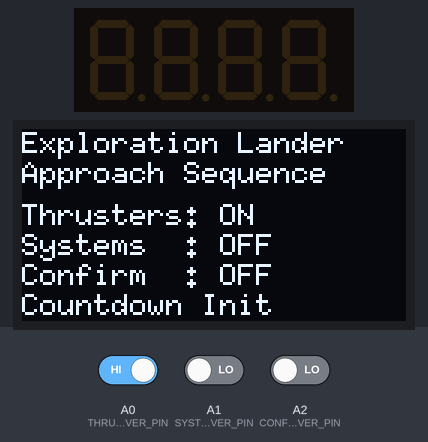
The sketch below on a simulated Arduino Uno, built with avr-gcc and run on an emulated ATmega328P. Parts: 4-digit seven-segment display, 128×64 one-colour display. The inputs (shaded band) are chosen by the test bench; at power-on: A0 (THRUST_LEVER_PIN) HIGH, A1 (SYSTEMS_LEVER_PIN) LOW, A2 (CONFIRM_LEVER_PIN) LOW. What the sketch prints to the serial monitor is not drawn.

Above: at 1.2 s.
1.3 s: A0 (THRUST_LEVER_PIN) driven LOW
At 2.9 s:
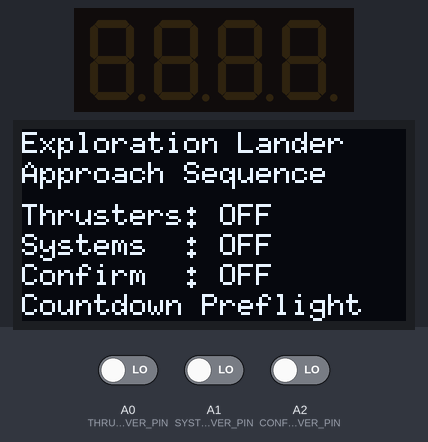
3.5 s: A1 (SYSTEMS_LEVER_PIN) driven HIGH
At 4.7 s:
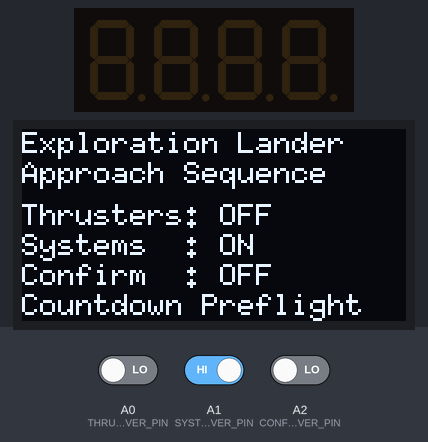
5.6 s: A2 (CONFIRM_LEVER_PIN) driven HIGH
At 7.4 s:
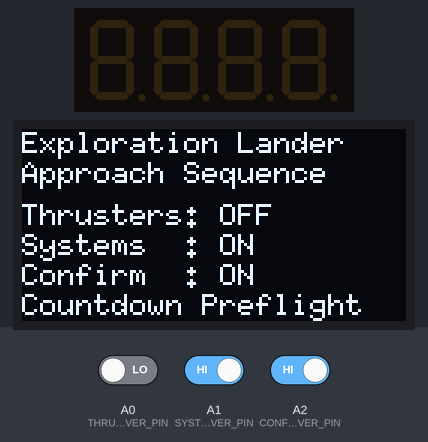
7.7 s: A0 (THRUST_LEVER_PIN) driven HIGH
At 8.9 s:
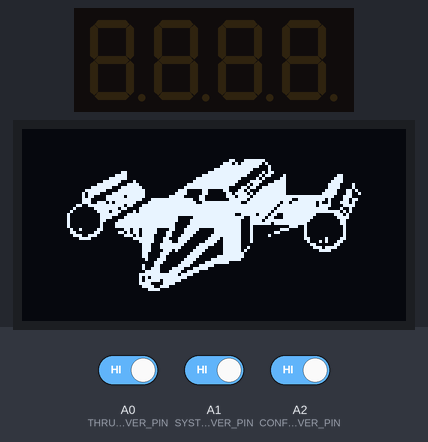
Timing chart, 0 to 10.5 s (numbered marks = the images above; inputs shaded):
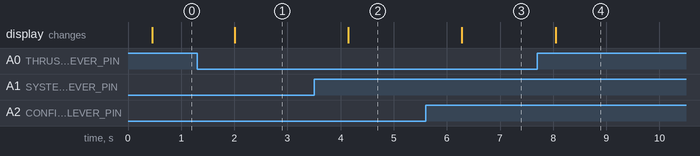

The sketch:

Day_28_sketch_nov12a.ino
```cpp
/*
 * 30 Days - Lost in Space
 * Day 28 - Landing Gear
 *
 * Now that the safety of the mother ship is in sight we need to consider
 * our final landing.  While the lander has landing gear, it (of course) was
 * controlled from the failed computer.
 *
 * We'll start by confirming all switches are in the OFF position and then
 * enable our approach code.  Currently the approach code will only excersize
 * the landing gear, but we'll build on that later to perform our approach
 * and landing at the mother ship.
 *
 * We'll add your 16 button matrix to our control panel and use two
 * of the buttons to raise and lower the landing gear.  You'll need
 * confirmation of the gear position, so we'll use the OLED to display
 * our gear status using bitmaps.
 *
 * Learn more at https://learn.inventr.io/adventure
 *
 * Alex Eschenauer
 * David Schmidt
 * Greg Lyzenga
 */

/*
 * Arduino concepts introduced/documented in this lesson.
 * - partial bitmaps
 * - using analog pins as digital pins
 * - switches to binary
 * - creating include files
 * - enum with defined values
 *
 * Parts and electronics concepts introduced in this lesson.
 * -
 */

// Explicitly include Arduino.h
#include "Arduino.h"

// Extensive documentation for this library can be found at https://github.com/olikraus/u8g2
#include <U8g2lib.h>  // Include file for the U8g2 library.
#include "Wire.h"     // Sometimes required for I2C communications.

// Use _2_ version of constructor and firstPage()/nextPage() for OLED
// graphics to save memory.
U8G2_SH1106_128X64_NONAME_2_HW_I2C lander_display(U8G2_R0, /* reset=*/U8X8_PIN_NONE);

/*
 * Yesterday we showed a way to move our large bitmap declarations so that
 * our setup() and loop() code was near the top of our sketch using "forward
 * declarations".
 *
 * However, it turns out there's a simpler way, and we've seen it used many
 * times in the past.  We can simply MOVE our declarations into one or more
 * include files and then include them at the top of our sketch before we
 * reference them.
 *
 * To create a new file, simply click the "..." to the right of the tab bar with
 * our sketch name and select "New Tab".  Enter the name for the new file and
 * click the tab to edit.  This lets us move all of our bitmaps into a separate
 * file so we don't have to scroll through them.
 */
// ************************************************
#include "landing_gear_bitmaps.h"

// Create an array of pointers to each of the bitmap images.
const static char* SWITCH_BITMAPS[] = {
  LANDING_1,
  LANDING_2,
  LANDING_3,
  LANDING_4,
};

// ************************************************
// Include file for 4 digit - 7 segment display library
#include <TM1637Display.h>
const byte BITMAP_NUMBER_DISPLAY_DIO_PIN = 2;
const byte BITMAP_NUMBER_DISPLAY_CLK_PIN = 3;
// Construct bitmap_number_display handle.
TM1637Display bitmap_number_display(BITMAP_NUMBER_DISPLAY_CLK_PIN, BITMAP_NUMBER_DISPLAY_DIO_PIN);

// ************************************************
// Define pins for our DIP switches
// We will need almost all pins for Day 29, so here we show that we can use ANALOG
// pins as digitial pins when necessary.
const byte CONFIRM_LEVER_PIN = A2;  // switch for bit 0 of our 3 bit value
const byte SYSTEMS_LEVER_PIN = A1;  // switch for bit 1 of our 3 bit value
const byte THRUST_LEVER_PIN = A0;   // switch for bit 2 of our 3 bit value

// ************************************************
// Setup for our 4x4 button matrix.
#include <Keypad.h>  // 4x4 button matrix keypad library
const byte ROWS = 4;
const byte COLS = 4;

byte colPins[ROWS] = { 10, 11, 12, 13 };
byte rowPins[COLS] = { 9, 8, 7, 6 };

char buttons[ROWS][COLS] = {
  { '1', '2', '3', 'A' },  // 1st row
  { '4', '5', '6', 'B' },  // 2nd row
  { '7', '8', '9', 'C' },  // 3rd row
  { '*', '0', '#', 'D' }   // 4th row
};

Keypad myAwesomePad = Keypad(makeKeymap(buttons), rowPins, colPins, ROWS, COLS);

// ************************************************
// Here are the states our code will run through.  We'll build on this later to
// perform the actual approach flight and landing in the mother ship bay.
enum APPROACH_STATE {
  APPROACH_INIT,       // Ensure all switches are off to begin
  APPROACH_PREFLIGHT,  //
  // APPROACH_IN_FLIGHT,
  APPROACH_FINAL,  // Lower landing gear!
  // APPROACH_TOO_FAST,
  // APPROACH_DOCKED
};

const int GEAR_BITMAP_COUNT = sizeof(SWITCH_BITMAPS) / sizeof(SWITCH_BITMAPS[0]);
enum GEAR_STATE {
  GEAR_IDLE = 0,
  GEAR_LOWERING = 1,
  GEAR_RAISING = -1
};

// ************************************************
void setup(void) {
  Serial.begin(9600);

  // Configure counter display
  bitmap_number_display.setBrightness(7);  // Set maximum brightness (value is 0-7)
  bitmap_number_display.clear();           // Clear the display

  // Configure DIP switch pins
  pinMode(CONFIRM_LEVER_PIN, INPUT);  // switch for bit 0 of our 3 bit value
  pinMode(SYSTEMS_LEVER_PIN, INPUT);  // switch for bit 1 of our 3 bit value
  pinMode(THRUST_LEVER_PIN, INPUT);   // switch for bit 2 of our 3 bit value

  lander_display.begin();                     // initialize lander display
  lander_display.setFont(u8g2_font_6x10_tr);  // Set text font
  lander_display.setFontRefHeightText();      // Define how max text height is calculated
  lander_display.setFontPosTop();             // Y coordinate for text is at top of tallest character
}

// ************************************************
void loop(void) {
  static int current_gear_bitmap = 0;  // Start with image of lander with gear up
  static enum APPROACH_STATE approach_state = APPROACH_INIT;
  // APPROACH_FINAL; //
  static enum GEAR_STATE gear_state = GEAR_IDLE;
  static char last_key = -1;  // key previously seen

  // Read current values of all of our switches as booleans ("on" is true, "off" is false)
  bool thrust_lever = digitalRead(THRUST_LEVER_PIN);
  bool systems_lever = digitalRead(SYSTEMS_LEVER_PIN);
  bool confirm_lever = digitalRead(CONFIRM_LEVER_PIN);
  // Serial.println(approach_state);
  // Serial.print("  Switches: ");
  // Serial.print(thrust_lever);
  // Serial.print(", ");
  // Serial.print(systems_lever);
  // Serial.print(", ");
  // Serial.println(confirm_lever);

  switch (approach_state) {
    case APPROACH_INIT:
      // Serial.println("case APPROACH_INIT");
      if (!thrust_lever && !systems_lever && !confirm_lever) {
        approach_state = APPROACH_PREFLIGHT;
      }
      break;
    case APPROACH_PREFLIGHT:
      // Serial.println("case APPROACH_PREFLIGHT");
      if (thrust_lever && systems_lever && confirm_lever) {
        approach_state = APPROACH_FINAL;
      }
      break;
    // case APPROACH_IN_FLIGHT:
    //   Serial.println("case APPROACH_IN_FLIGHT");
    //   approach_state = APPROACH_FINAL;
    //   break;
    case APPROACH_FINAL:
      // Serial.println("case APPROACH_FINAL");
      char customKey = myAwesomePad.getKey();
      if (customKey && customKey != last_key) {
        Serial.println(customKey);
        last_key = customKey;
      }

      switch (customKey) {
        case 'A':  // Lower landing gear unless already lowered
          if (current_gear_bitmap != GEAR_BITMAP_COUNT - 1) {
            gear_state = GEAR_LOWERING;
          }
          break;
        case 'B':  // Raise landing gear unless already raised
          if (current_gear_bitmap != 0) {
            gear_state = GEAR_RAISING;
          }
      }
      break;
  }
  // if (gear_state != GEAR_IDLE) {
  current_gear_bitmap += gear_state;
  if (current_gear_bitmap == 0 || current_gear_bitmap == GEAR_BITMAP_COUNT - 1) {
    gear_state = GEAR_IDLE;
  }

  Serial.print("Gear: ");
  Serial.println(current_gear_bitmap);
  // Display calculated switch value on our 4 digit display
  // bitmap_number_display.showNumberDecEx(switch_value);

  // Display selected bitmap on our OLED lander display
  lander_display.firstPage();
  do {
    switch (approach_state) {
      case APPROACH_INIT:
      case APPROACH_PREFLIGHT:
        preflightDisplay(approach_state, thrust_lever, systems_lever, confirm_lever);
        break;
      case APPROACH_FINAL:
        finalDisplay(current_gear_bitmap);
        break;
    }

  } while (lander_display.nextPage());

  delay(100);
}

void preflightDisplay(enum APPROACH_STATE approach_state,
                      bool thruster_lever,
                      bool systems_lever,
                      bool confirm_lever) {
  lander_display.setFontPosTop();
  byte y_offset = drawString(0, 0, "Exploration Lander");
  y_offset = drawString(0, y_offset, "Approach Sequence");
  // Set y_offset to point four lines above bottom of display
  y_offset = lander_display.getDisplayHeight() - (4 * lander_display.getMaxCharHeight());
  // Display last four lines
  y_offset = drawString(0, y_offset,
                        (String("Thrusters: ") + String(thruster_lever ? "ON" : "OFF")).c_str());
  y_offset = drawString(0, y_offset,
                        (String("Systems  : ") + String(systems_lever ? "ON" : "OFF")).c_str());
  y_offset = drawString(0, y_offset,
                        (String("Confirm  : ") + String(confirm_lever ? "ON" : "OFF")).c_str());

  // Set y_offset to display text at bottom of display.
  y_offset = lander_display.getDisplayHeight() - lander_display.getMaxCharHeight();
  drawString(0, y_offset, (String("Countdown ") + liftoffStateToString(approach_state)).c_str());
}

void finalDisplay(int current_gear_bitmap) {
  // Flash lander bitmap if gear isn't down
  // display current gear bitmap as gear lowers

  // .drawXBMP() displays each bitmap centered in the display based
  // on it's size.

  // Calculate our x and y offsets for our bitmap graphics
  byte x_offset = (lander_display.getDisplayWidth() - LANDING_GEAR_BITMAP_WIDTH) / 2;
  byte y_offset = (lander_display.getDisplayHeight() - LANDING_GEAR_BITMAP_HEIGHT) / 2;

  lander_display.drawXBMP(x_offset, y_offset,
                          LANDING_GEAR_BITMAP_WIDTH, LANDING_GEAR_BITMAP_HEIGHT,
                          SWITCH_BITMAPS[current_gear_bitmap]);
}

// "helper" function that returns a different string for each enum state.
String liftoffStateToString(enum APPROACH_STATE approach_state) {
  switch (approach_state) {
    case APPROACH_INIT:
      return ("Init");
      break;
    case APPROACH_PREFLIGHT:
      return ("Preflight");
      break;
      // case COUNTDOWN:
      //   return ("Active");
      //   break;
      // case LIFTOFF:
      //   return ("Complete");
      //   break;
      // case ABORT:
      //   return ("ABORT");
      //   break;
  }
}

// Draw a line of text on our OLED display at x, y, returning new y
// value that is immediately below the new line of text.
byte drawString(byte x, byte y, char* string) {
  lander_display.drawStr(x, y, string);
  return (y + lander_display.getMaxCharHeight());  // return new y_offset on display
}
```

Source omitted: gear_bitmaps.h (data table, 14354 bytes)

Measured:
- after the input at 1.3 s, the display: changes after 0.71 s (image 1)
- after the input at 3.5 s, the display: changes after 0.65 s (image 2)
- after the input at 5.6 s, the display: changes after 0.68 s (image 3)
- after the input at 7.7 s, the display: changes after 0.35 s (image 4)
